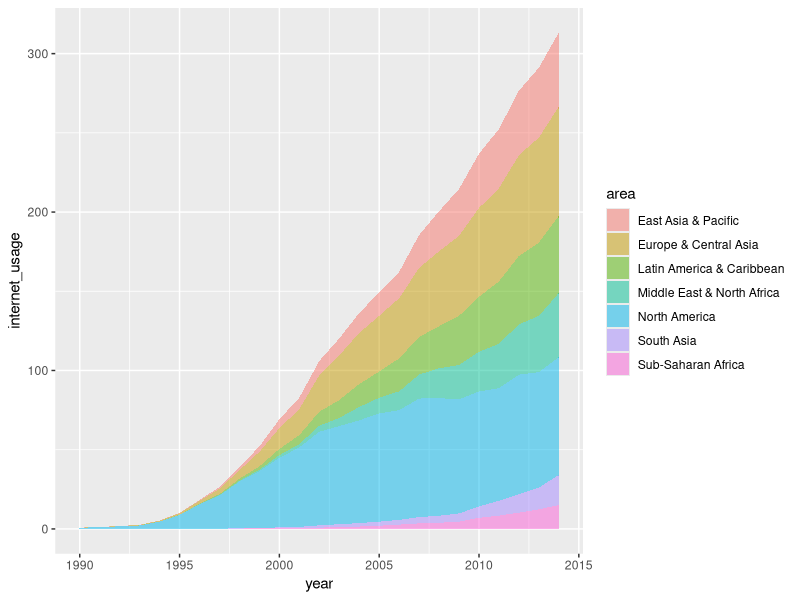
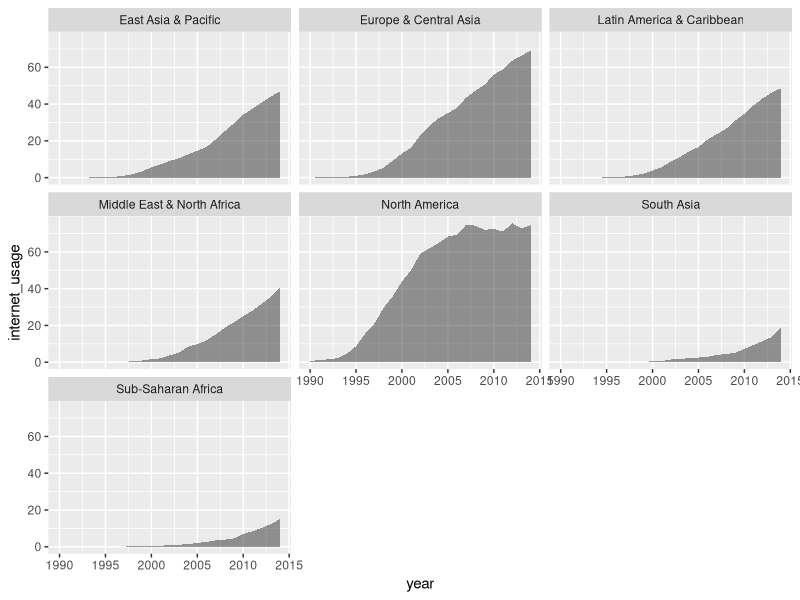
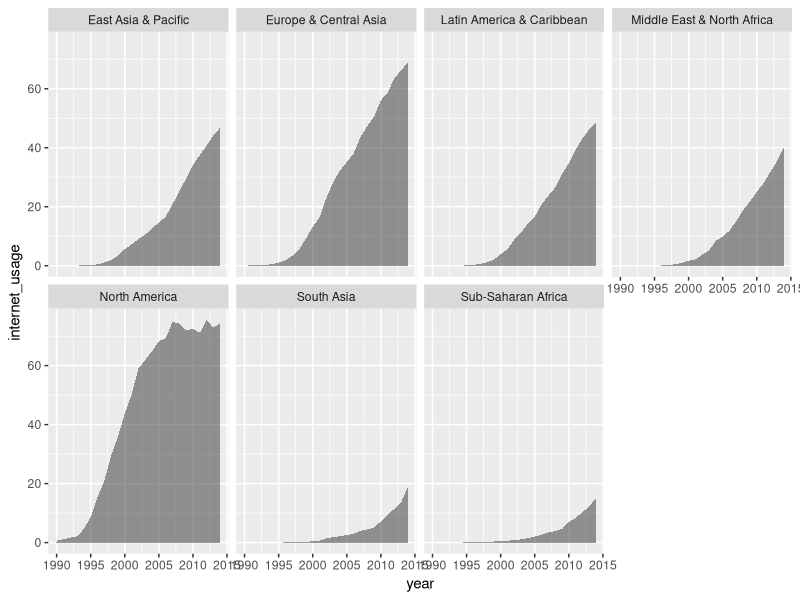
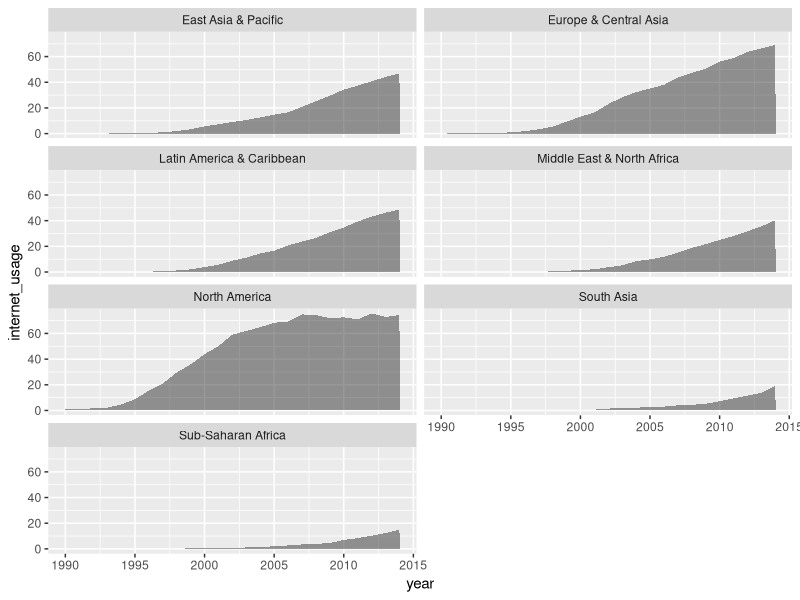
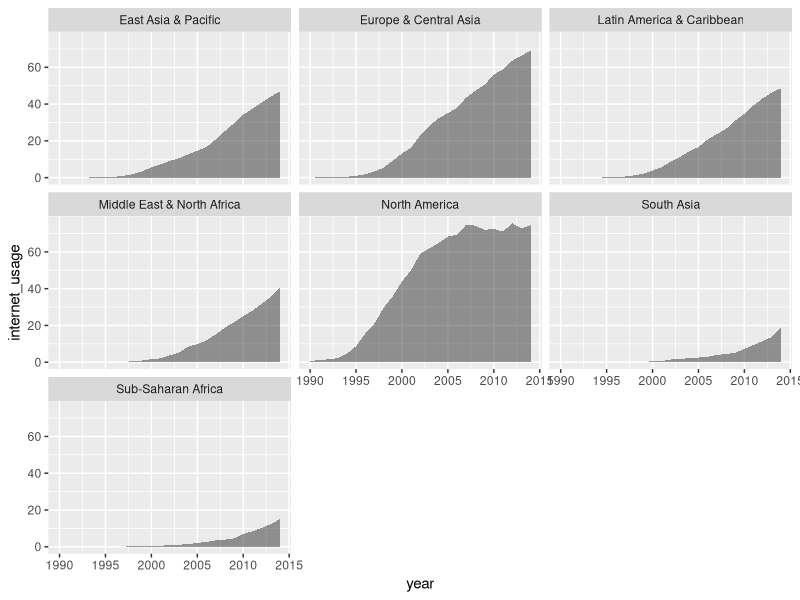
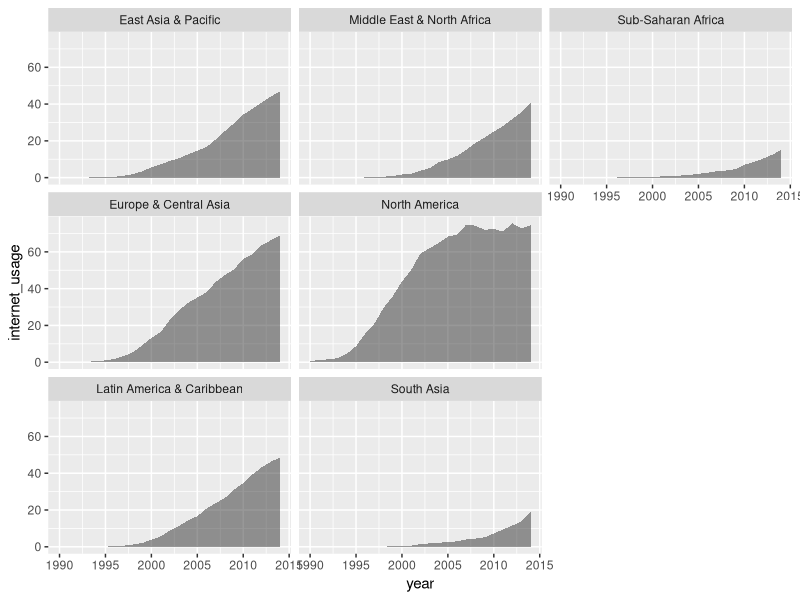
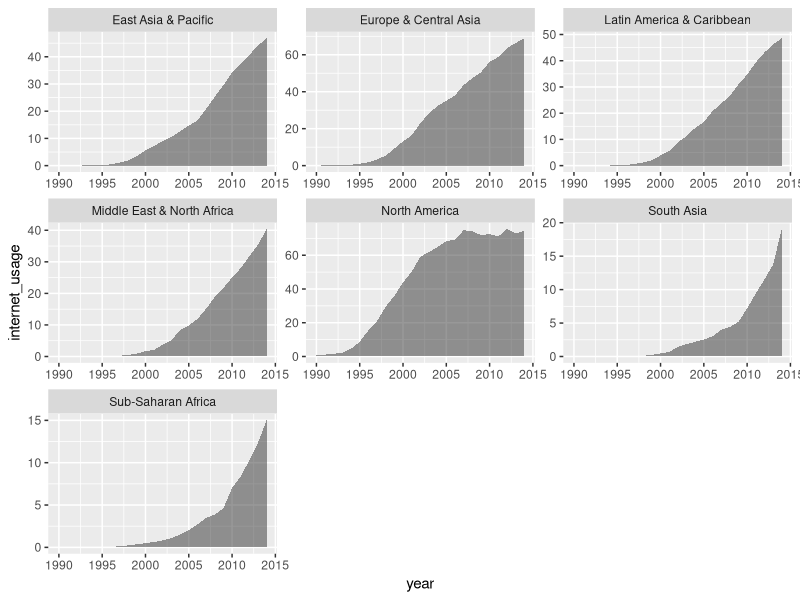

Write the R code that produced these figures, in order.
library(tidyverse)

world_bank_areas <- read_csv("data/world_bank_areas.csv")

internet_usage <- world_bank_areas %>% 
  drop_na(internet_usage) %>% 
  filter(area != "World", year < 2015)

internet_usage %>% 
  ggplot(aes(x = year,
             y = internet_usage,
             fill = area)) + 
  geom_area(alpha = .5)

# Use a discrete variable for faceting
internet_usage %>% 
  ggplot(aes(x = year,
             y = internet_usage)) + 
  geom_area(alpha = .5) +
  facet_wrap(~ area)

# Change number of columns
internet_usage %>% 
  ggplot(aes(x = year,
             y = internet_usage)) + 
  geom_area(alpha = .5) +
  facet_wrap(~ area, ncol = 4)

# Change number of rows
internet_usage %>% 
  ggplot(aes(x = year,
             y = internet_usage)) + 
  geom_area(alpha = .5) +
  facet_wrap(~ area, nrow = 4)

# Use the vars function
internet_usage %>% 
  ggplot(aes(x = year,
             y = internet_usage)) + 
  geom_area(alpha = .5) +
  facet_wrap(vars(area))

# Set the direction of the panels
internet_usage %>% 
  ggplot(aes(x = year,
             y = internet_usage)) + 
  geom_area(alpha = .5) +
  facet_wrap(vars(area), dir = "v")

# Free the scales
internet_usage %>% 
  ggplot(aes(x = year,
             y = internet_usage)) + 
  geom_area(alpha = .5) +
  facet_wrap(vars(area), scales = "free")
